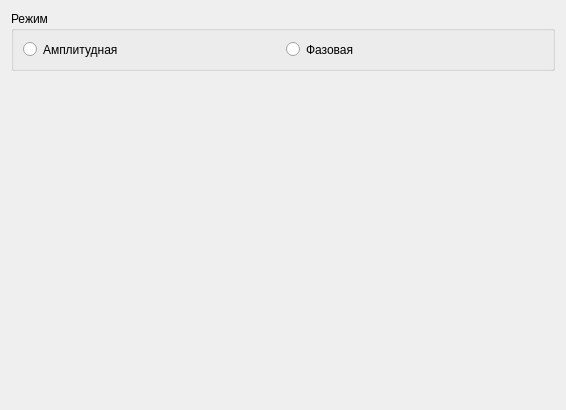
<?xml version="1.0" encoding="UTF-8"?>
<ui version="4.0">
 <class>PlotRaster</class>
 <widget class="QWidget" name="PlotRaster">
  <property name="geometry">
   <rect>
    <x>0</x>
    <y>0</y>
    <width>566</width>
    <height>410</height>
   </rect>
  </property>
  <property name="windowTitle">
   <string>Form</string>
  </property>
  <layout class="QVBoxLayout" name="verticalLayout">
   <item>
    <widget class="QGroupBox" name="groupBox">
     <property name="maximumSize">
      <size>
       <width>16777215</width>
       <height>60</height>
      </size>
     </property>
     <property name="title">
      <string>Режим</string>
     </property>
     <layout class="QGridLayout" name="gridLayout_2">
      <item row="0" column="0">
       <widget class="QRadioButton" name="rbAmp">
        <property name="text">
         <string>Амплитудная</string>
        </property>
       </widget>
      </item>
      <item row="0" column="1">
       <widget class="QRadioButton" name="rbPh">
        <property name="text">
         <string>Фазовая</string>
        </property>
       </widget>
      </item>
     </layout>
    </widget>
   </item>
   <item>
    <layout class="QHBoxLayout" name="horizontalLayout">
     <item>
      <widget class="QCustomPlot" name="plot" native="true"/>
     </item>
    </layout>
   </item>
  </layout>
 </widget>
 <customwidgets>
  <customwidget>
   <class>QCustomPlot</class>
   <extends>QWidget</extends>
   <header>qcustomplot.h</header>
   <container>1</container>
  </customwidget>
 </customwidgets>
 <resources/>
 <connections/>
</ui>
